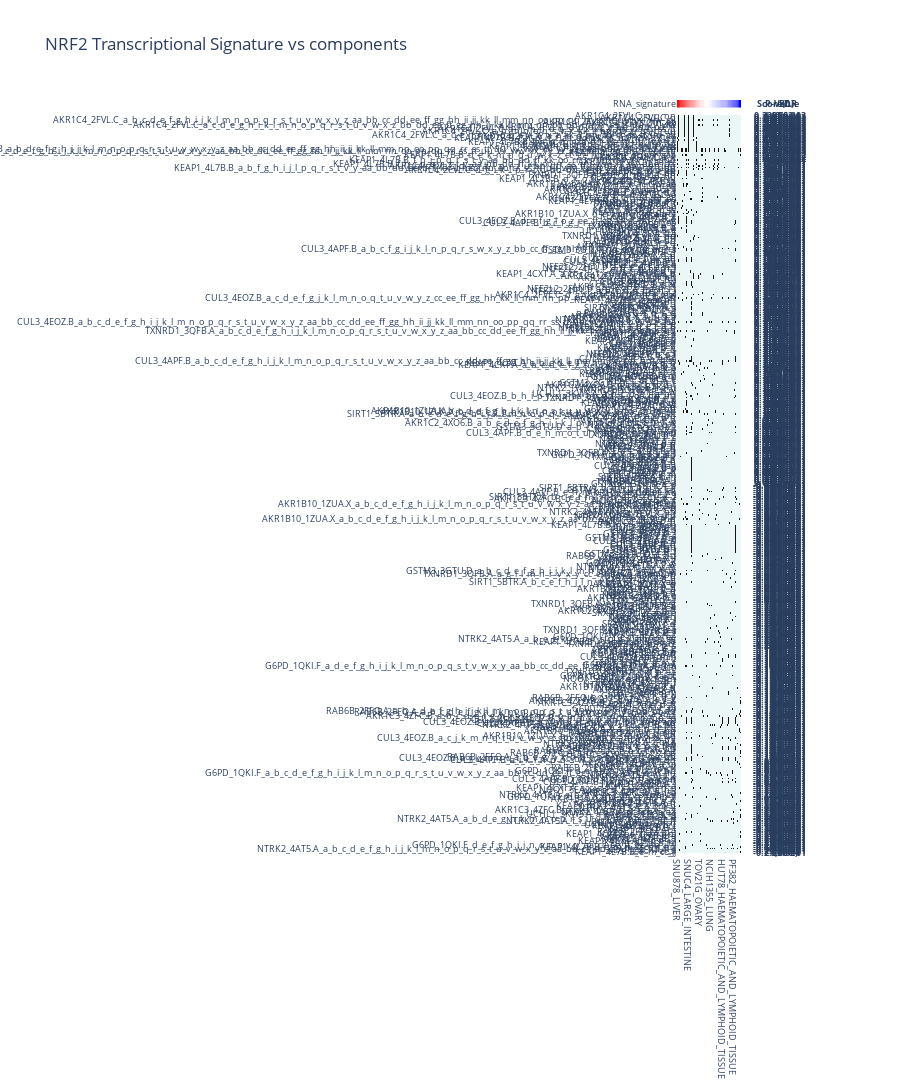

Notebook source saved alongside this figure:
### Code cell
matching_scores = ccal.make_match_panel(
    target = NRF2_RNA,          # <-- this is the target vector
    target_type = 'continuous',
    target_ascending = False,
    data = cluster_components,  # <-- these are the features being matched
    data_type = 'binary',
    n_extreme = 200,
    n_permutation = 10,
    n_sampling = 50,
    plot_std = 2,
    score_ascending = False,
    title = 'NRF2 Transcriptional Signature vs components',
    layout_width = 900, 
    row_height = 50, 
    layout_side_margin = 180, 
    annotation_font_size = 9,
    file_path_prefix = '/home/ebc/variome/CT2/ONCO-GPS_FVRs/NRF2_pathway/analysis/match_NRF2')
